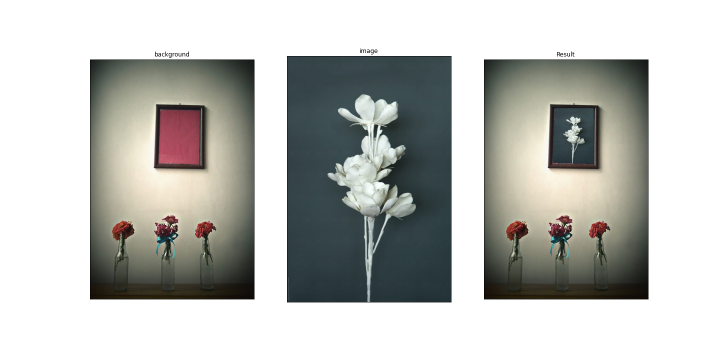
#> input picture HW9/images/2.png, 1440 x 720 px, given in place of background.jpg, which was not available (shown at 1/2 size)
$ jupyter execute --allow-errors HW9.ipynb   (shell and % lines are left out)   (older library calls are emulated)   (text cells are left out)
#> lines starting #> are read from the running program, lines starting #| are printed output that depends on the picture; after the words box and inside, x2 and y2 are one past the last pixel; in counts of white or black regions, pixels touching at a corner belong together; pictures that were not available may be replaced by others from this repository, and a replacement may not be noted
[cell 1]
import cv2
import numpy as np
import matplotlib.pyplot as plt
import os

[cell 2]
def plotter(img_list, r, w, gray, wr, hr, fig_name = None):
    '''
    Plots images' list with its' caption and saves result image if you want.

    Parameters:
        img_list (list): The list of tuples of image and its' caption.
        r (int): The number of row(s).
        w (int): The number of colunm(s).
        gray (bool): The flag for plotting images in grayscale mode.
        wr (int): The width of one figure.
        hr (int): The height of one figure.
        fig_name (str): The name of the image of the plot. if not set this parameter the plot doesn't save.
    '''

    plt.rcParams['figure.figsize'] = (wr, hr)
    for i in range(len(img_list)):
        plt.subplot(r, w, i + 1)
        if img_list[i][2] == 'img':
            if gray:
                plt.imshow(img_list[i][0], cmap = 'gray')
            else:
                plt.imshow(img_list[i][0])
            plt.xticks([])
            plt.yticks([])
        elif img_list[i][2] == 'hist':
            plt.bar(np.arange(len(img_list[i][0])), img_list[i][0], color = 'c')
        else:
            raise Exception("Only image or histogram. Use third parameter of tuples in img_list and set it to img or hist.")
        plt.title(img_list[i][1])
    if fig_name is not None:
        plt.savefig(fig_name + '.png')
    plt.show()

[cell 3]
def AR(background, image):
    '''
    Adds the input image to the background image properly.

    Parameters:
        background (numpy.ndarray) : background image
        image (numpy.ndarray): input image

    Returns:
        numpy.ndarray: The result image.
    '''

    out_img = background.copy()


    #Write your code here
    frameCorners = np.float32([[150,110], [230,110], [148,220], [230,222]])
    imageCorners = np.float32([[0,100], [1150,100], [40,1790], [1150,1780]])
    mat, mask = cv2.findHomography(imageCorners, frameCorners)
    imageTransformed = cv2.warpPerspective(image, mat, (background.shape[1], background.shape[0]))
    out_img[imageTransformed != 0] = imageTransformed[imageTransformed != 0]

    return out_img

[cell 4]
image_list = []

background = cv2.imread(os.path.join('images', 'background.jpg'))
#> background is the input picture: shape (720, 1440, 3); mean B, G, R 185.7, 189.4, 188.3
background = cv2.cvtColor(background, cv2.COLOR_BGR2RGB)
image_list.append([background, 'background', 'img'])

image = cv2.imread(os.path.join('images', '1.jpg'))
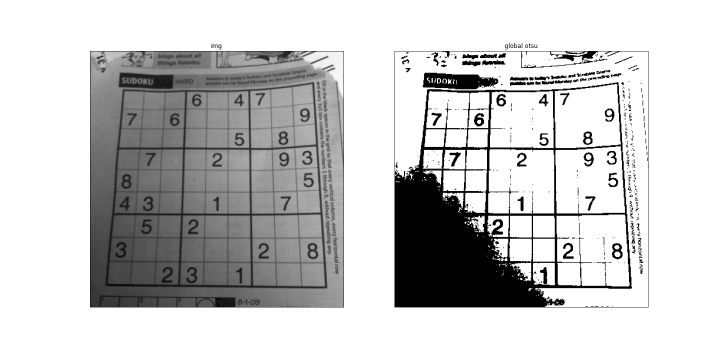
#> input picture HW9/images/3A.png, 1440 x 720 px, given in place of 1.jpg, which was not available (shown at 1/2 size)
#> image is the input picture: shape (720, 1440, 3); min 0, max 255, mean 200.2
image = cv2.cvtColor(image, cv2.COLOR_BGR2RGB)
image_list.append([image, 'image', 'img'])

image_list.append([AR(background, image), 'Result', 'img'])
#> in AR, `imageTransformed = cv2.warpPerspective(image, mat, (background.shape[1..`:
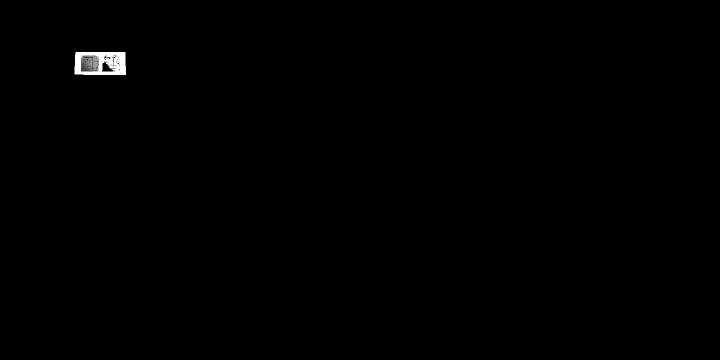
#> imageTransformed: shape (720, 1440, 3) (shown at 1/2 size); min 0, max 255, mean 0.9
#> in AR, `out_img[imageTransformed != 0] = imageTransformed[imageTransformed != 0]`: out_img: shape (720, 1440, 3); mean R, G, B 188.5, 189.6, 185.9


plotter(image_list,1 , 3, True, 20, 10, '2')
#> the loop in plotter, `for i in range(len(img_list)):` made 3 passes
#> in plotter, `plt.savefig(fig_name + '.png')`:
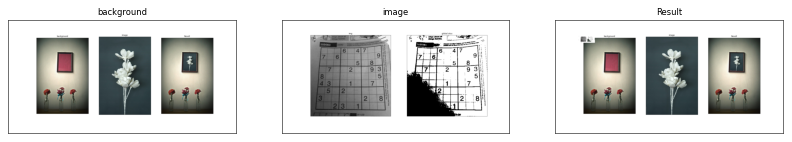
#> figure drawn by matplotlib, 3 panels

[cell 5]
def show_histogram(histogram, title, fig_name):
    '''
    Plots histogram with it's caption and saves result image.

    Parameters:
        histogram (numpy.ndarray): The numpy array of numbers in histogram.
        title (str): The title of the plot.
        fig_name (str): The name of the image of the plot.
    '''

    plt.figure()
    plt.bar(np.arange(256),histogram,color = 'c')
    plt.title(title)
    plt.savefig(fig_name + '.png')
    plt.show()

def compute_histogram(image):
    '''
    Computes histogram of the input image.

    Parameters:
        image (numpy.ndarray): The input image.

    Returns:
        numpy.ndarray: The numpy array of numbers in histogram.
    '''

    histogram = np.zeros((256), np.int)
    ####### your code ########
    el, histogram[el] = np.unique(image, return_counts=True)
    ##########################

    return histogram

image = cv2.imread(os.path.join('images', 'q2.png'), cv2.IMREAD_GRAYSCALE)
#> image: shape (720, 1440); min 0, max 255, mean 200.2
h = compute_histogram(image)
#> in compute_histogram, `histogram = np.zeros((256), np.int)`: histogram = 256 values from 0 to 0
#> in compute_histogram, `el, histogram[el] = np.unique(image, return_counts=True)`: el = 250 values from 0 to 255
#> h = 256 values, max 680469 at index 255, min 0 at index 74, mean 4050
show_histogram(h, 'hist', '3A_hist')
#> in show_histogram, `plt.savefig(fig_name + '.png')`:
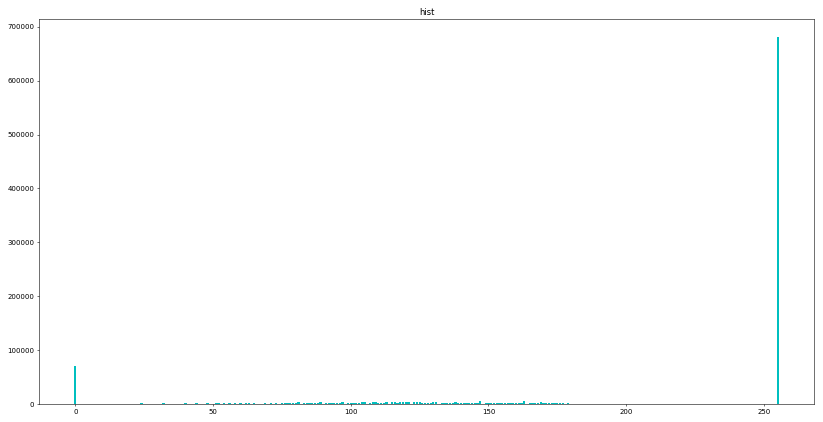
#> figure drawn by matplotlib, 1 panel; tallest bar 680469 high, from x = 254.6 to 255.4

[cell 6]
from statistics import mean

def global_otsu(image):
    '''
    Applys global otsu on the input image.

    Parameters:
        image (numpy.ndarray): The input image.

    Returns:
        numpy.ndarray: The result panorama image.
    '''

    out_img = image.copy()

    #Write your code here
    res1 = []
    res2 = []
    varianceTotal = []
    histogram = compute_histogram(image)
    meanHist = mean(histogram)
    sumHist = np.sum(histogram)
    for k in range(1, 255):
        w1 = np.sum(histogram[0:k]) / sumHist
        w2 = np.sum(histogram[k:]) / sumHist

        variance1 = np.var(histogram[0:k])
        variance2 = np.var(histogram[k:])

        varianceW = (w1 * variance1) + (w2 * variance2)
        varianceTotal.append(varianceW)

    k = np.argmin(varianceTotal)-1

    for i in range(0, image.shape[0]):
        for j in range(0, image.shape[1]):
            if out_img[i][j] > k:
                out_img[i][j] = 255
            else:
                out_img[i][j] = 0

    return out_img

[cell 7]
image_list = []

image = cv2.imread(os.path.join('images', 'q2.png'), cv2.IMREAD_GRAYSCALE)
image_list.append([image, 'img', 'img'])

image_list.append([global_otsu(image), 'global otsu', 'img'])
#> in global_otsu, `histogram = compute_histogram(image)`: histogram has the same summary as h outside global_otsu
#> in global_otsu, `meanHist = mean(histogram)`: meanHist = 4050
#> in global_otsu, `sumHist = np.sum(histogram)`: sumHist = 1036800
#> the loop in global_otsu, `for k in range(1, 255):` made 254 passes
#> (w1, w2, variance1, variance2, varianceW) on passes 1 to 3: (0.0682, 0.932, 0, 1.8e+09, 1.68e+09), (0.0685, 0.931, 1.23e+09, 1.81e+09, 1.77e+09), (0.0688, 0.931, 1.1e+09, 1.82e+09, 1.77e+09)
#> after the loop in global_otsu, `for k in range(1, 255):`: varianceTotal = 254 values, max 7.59e+10 at index 253, min 1.68e+09 at index 0, mean 5.72e+09
#> in global_otsu, `k = np.argmin(varianceTotal)-1`: k = -1
#> after the loop in global_otsu, `for i in range(0, image.shape[0]):`: out_img: shape (720, 1440); every value is 255

plotter(image_list, 1, 2, True, 20, 10, '3A')
#> the loop in plotter (call 2), `for i in range(len(img_list)):` made 2 passes

[cell 8]
def local_otsu(image):
    '''
    Applys local otsu on the input image.

    Parameters:
        image (numpy.ndarray): The input image.

    Returns:
        numpy.ndarray: The result panorama image.
    '''

    out_img = image.copy()

    #Write your code here
    out_img[:218, :216] = global_otsu(out_img[:218, :216])
    out_img[218:, :216] = global_otsu(out_img[218:, :216])
    out_img[:218, 216:] = global_otsu(out_img[:218, 216:])
    out_img[218:, 216:] = global_otsu(out_img[218:, 216:])

    return out_img

[cell 9]
image_list = []

image = cv2.imread(os.path.join('images', 'q2.png'),cv2.IMREAD_GRAYSCALE)
image_list.append([image, 'img', 'img'])


image_list.append([global_otsu(image), 'global otsu', 'img'])
#> the loop in global_otsu (call 2), `for k in range(1, 255):` made 254 passes
image_list.append([local_otsu(image), 'local otsu', 'img'])
#> in global_otsu (call 3), `out_img = image.copy()`:
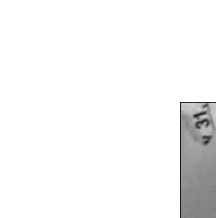
#> out_img: shape (218, 216); min 15, max 255, mean 245
#> in global_otsu (call 3), `histogram = compute_histogram(image)`: histogram = 256 values, max 42912 at index 255, min 0 at index 0, mean 183.9
#> in global_otsu (call 3), `meanHist = mean(histogram)`: meanHist = 183
#> in global_otsu (call 3), `sumHist = np.sum(histogram)`: sumHist = 47088
#> the loop in global_otsu (call 3), `for k in range(1, 255):` made 254 passes
#> (w1, variance1, variance2, varianceW) on passes 1 to 3: (0, 0, 7188867.1, 7188867.1), (0, 0, 7217034.9, 7217034.9), (0, 0, 7245424.4, 7245424.4)
#> after the loop in global_otsu (call 3), `for i in range(0, image.shape[0]):`: out_img: shape (218, 216); 8.87% of pixels changed, all inside (x1, y1, x2, y2) = (180, 102, 216, 218)
#> in global_otsu (call 4), `out_img = image.copy()`:
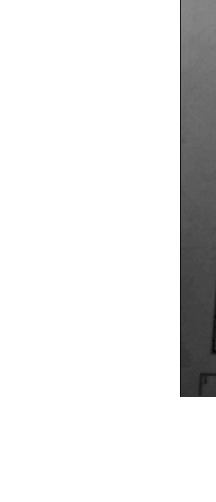
#> out_img: shape (502, 216); min 0, max 255, mean 232.7
#> after the loop in global_otsu (call 4), `for i in range(0, image.shape[0]):`: out_img: shape (502, 216); 13.18% of pixels changed, all inside (x1, y1, x2, y2) = (180, 0, 216, 397)
#> in global_otsu (call 5), `out_img = image.copy()`:
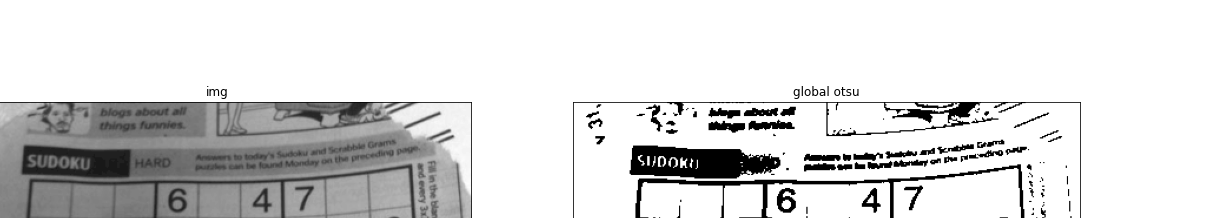
#> out_img: shape (218, 1224); min 0, max 255, mean 218.2
#> after the loop in global_otsu (call 5), `for i in range(0, image.shape[0]):`: out_img: shape (218, 1224); every value is 255
#> in local_otsu, `out_img[:218, 216:] = global_otsu(out_img[:218, 216:])`:
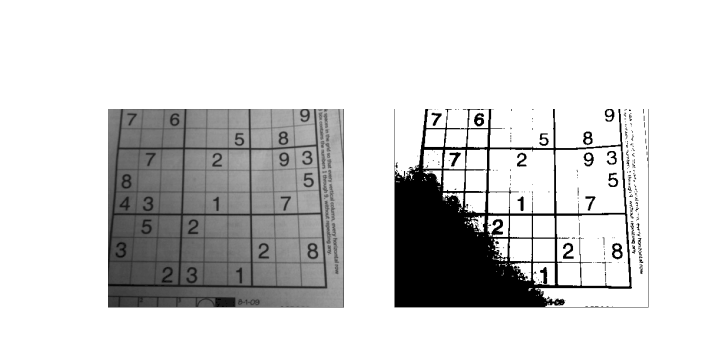
#> out_img: shape (720, 1440) (shown at 1/2 size); min 0, max 255, mean 212.5
#> in global_otsu (call 6), `out_img = image.copy()`:
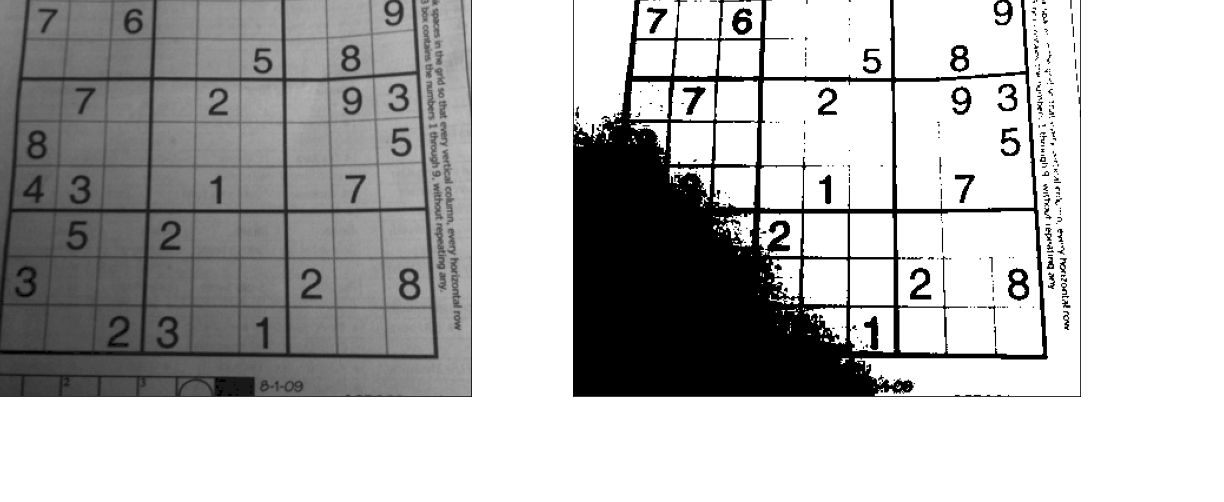
#> out_img: shape (502, 1224); min 0, max 255, mean 183.3
#> after the loop in global_otsu (call 6), `for i in range(0, image.shape[0]):`: out_img: shape (502, 1224); every value is 255

plotter(image_list, 1, 3, True, 20, 10, '3B')

[cell 10]
def adaptive_th(image):
    '''
    Applys adaptive threshold on the input image.

    Parameters:
        image (numpy.ndarray): The input image.

    Returns:
        numpy.ndarray: The result panorama image.
    '''

    out_img = image.copy()

    #Write your code here
    out_img = cv2.adaptiveThreshold(image, 255, cv2.ADAPTIVE_THRESH_GAUSSIAN_C, cv2.THRESH_BINARY, 11, 2)

    return out_img

[cell 11]
image_list = []

image = cv2.imread(os.path.join('images', 'q2.png'),cv2.IMREAD_GRAYSCALE)
image_list.append([image, 'img', 'img'])


image_list.append([global_otsu(image), 'global otsu', 'img'])
image_list.append([local_otsu(image), 'local otsu', 'img'])
image_list.append([adaptive_th(image), 'adaptive threshold', 'img'])
#> in adaptive_th, `out_img = cv2.adaptiveThreshold(image, 255, cv2.ADAPTIVE_THRESH_GAUSSI..`:
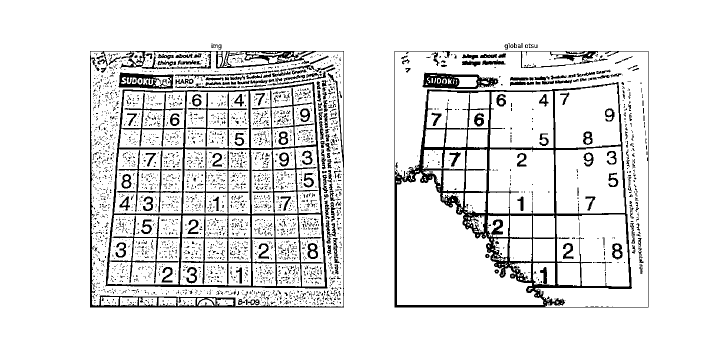
#> out_img: shape (720, 1440) (shown at 1/2 size); 89.7% white; 3325 black regions (3043 under 20 px), largest, box (x1, y1, x2, y2) and area: (789, 102, 1297, 615) 27290, (211, 164, 655, 577) 24173, (180, 102, 688, 615) 9635

plotter(image_list, 1, 4, True, 20, 10, '3C')
